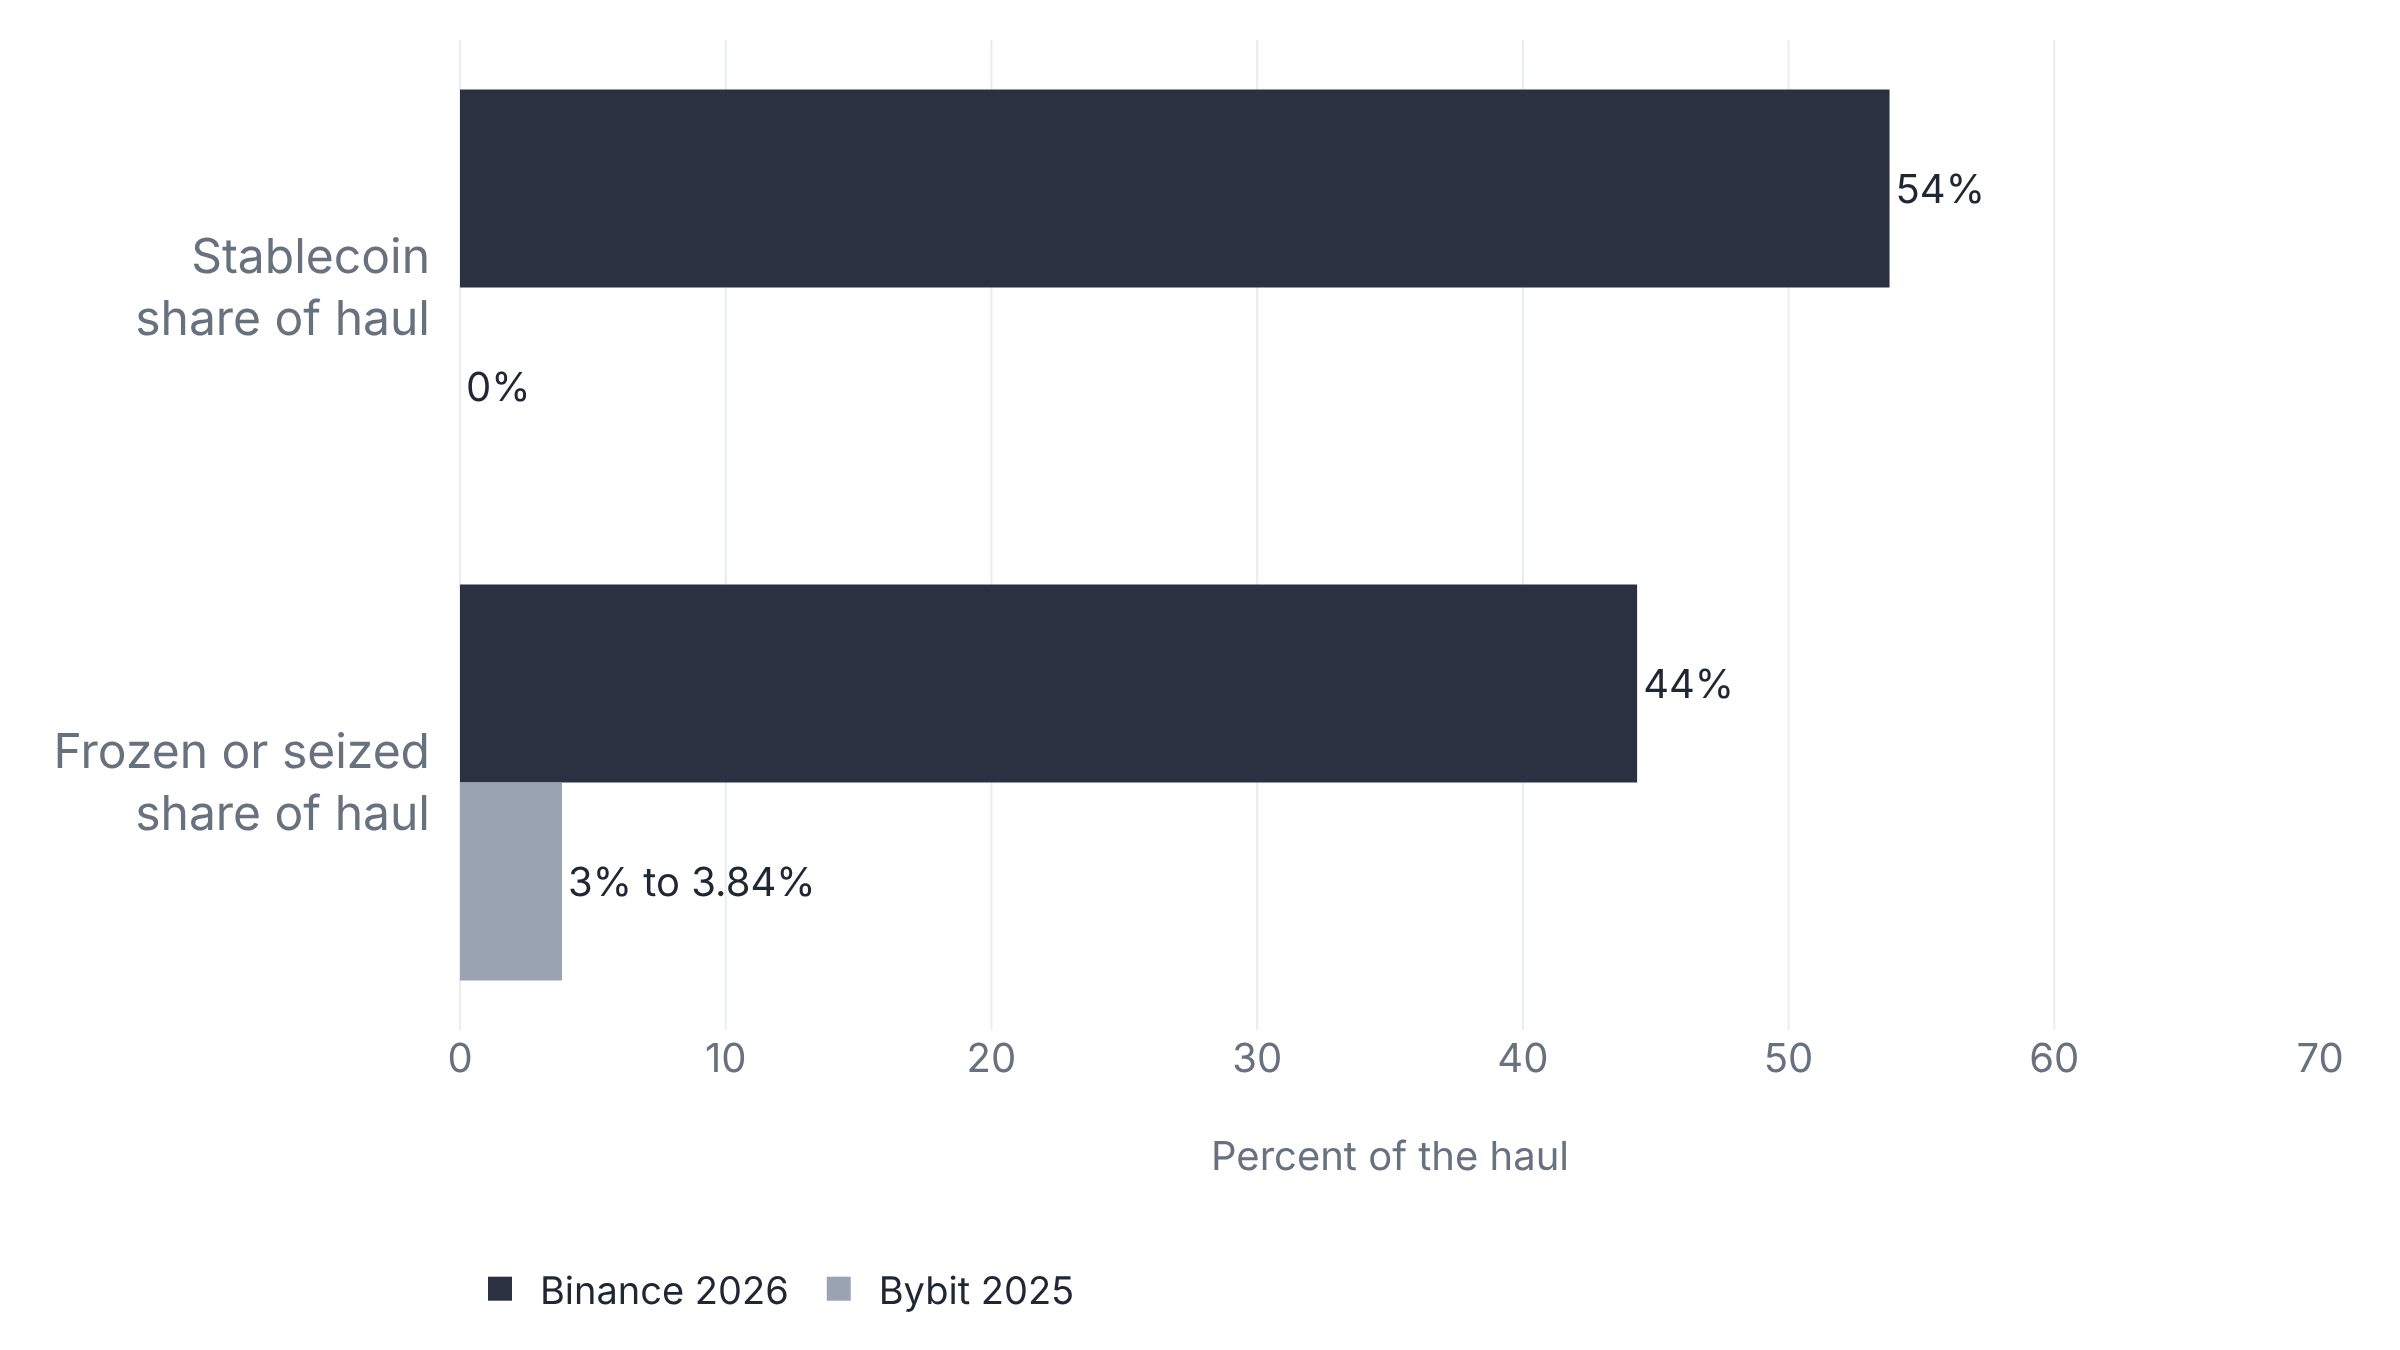

Reproduce this figure in Python.
import plotly.graph_objects as go

# Two thefts, two compositions, two freeze rates (% of the haul).
# Binance, 29 Oct 2026 (Elliptic, updated 1 Nov): stablecoins $3.46B of $6.43B
#   stolen = 53.8%; frozen or seized $2.85B of $6.43B = 44.3%.
# Bybit, 21 Feb 2025: haul was 401,346.77 ETH, 90,375.55 stETH, 8,000 mETH and
#   15,000 cmETH with no stablecoin (Block Scholes, from on-chain data) = 0%.
#   Frozen share 3% (4 Mar 2025) to 3.84% (21 Apr 2025), Bybit CEO Ben Zhou as
#   reported by Decrypt; a share of roughly 500,000 ETH, not of dollars.
# Bars show the latest figures; the Bybit range is labeled.

measures = ["Stablecoin<br>share of haul", "Frozen or seized<br>share of haul"]
binance = [53.8, 44.3]
bybit = [0.0, 3.84]

fig = go.Figure()
fig.add_trace(go.Bar(name="Binance 2026", y=measures, x=binance, orientation="h",
                     text=["54%", "44%"], textposition="outside", cliponaxis=False, marker_color="#2b3140"))
fig.add_trace(go.Bar(name="Bybit 2025", y=measures, x=bybit, orientation="h",
                     text=["0%", "3% to 3.84%"], textposition="outside", cliponaxis=False, marker_color="#9aa3b2"))
fig.update_layout(
    barmode="group",
    xaxis_title="Percent of the haul",
    xaxis_range=[0, 70],
    yaxis_autorange="reversed",
    yaxis_ticklabelstandoff=14,
    yaxis_tickfont=dict(size=24),
    xaxis_tickfont=dict(size=20),
    xaxis_title_font=dict(size=20),
    legend=dict(orientation="h", y=-0.3, x=0, traceorder="normal", font=dict(size=19)),
    margin=dict(l=230, r=40, t=20, b=110),
    font=dict(size=20),
)
